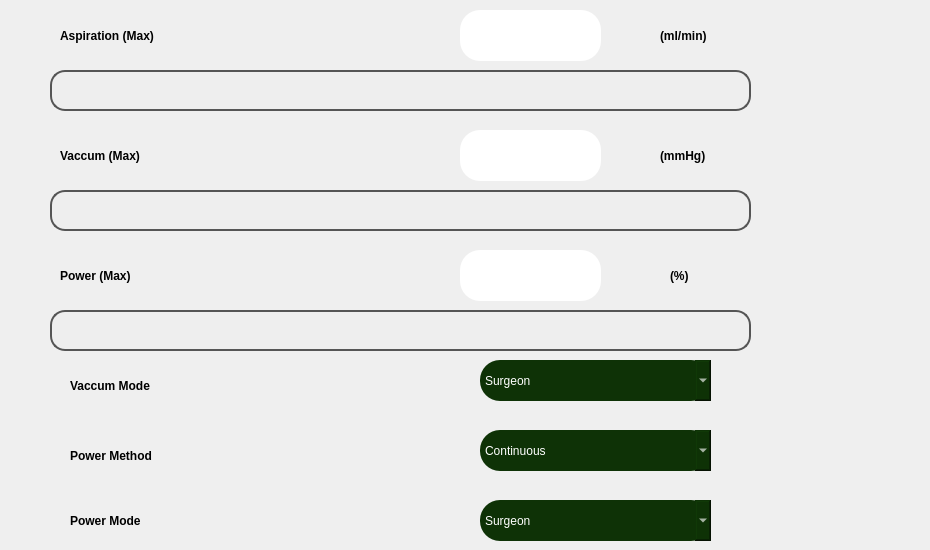
     <widget class="QWidget" name="tab_9">
      <attribute name="title">
       <string>Page</string>
      </attribute>
      <widget class="QLabel" name="VacMax_phaco_4">
       <property name="geometry">
        <rect>
         <x>60</x>
         <y>140</y>
         <width>291</width>
         <height>31</height>
        </rect>
       </property>
       <property name="styleSheet">
        <string notr="true">background-color:transparent;font: 20pt &quot;Ubuntu Condensed&quot;;
font:bold;</string>
       </property>
       <property name="text">
        <string>Vaccum (Max)</string>
       </property>
      </widget>
      <widget class="QLineEdit" name="lineEdit_16">
       <property name="geometry">
        <rect>
         <x>460</x>
         <y>10</y>
         <width>141</width>
         <height>51</height>
        </rect>
       </property>
       <property name="styleSheet">
        <string notr="true">font:20pt &quot;Ubuntu&quot;;
background-color: rgb(255,255,255);
border-radius:20px;</string>
       </property>
       <property name="alignment">
        <set>Qt::AlignCenter</set>
       </property>
      </widget>
      <widget class="QComboBox" name="VacModeCom_phaco_4">
       <property name="geometry">
        <rect>
         <x>480</x>
         <y>360</y>
         <width>231</width>
         <height>41</height>
        </rect>
       </property>
       <property name="styleSheet">
        <string notr="true">border-radius:20px;
color: rgb(255, 255, 255);
font:20pt &quot;Ubuntu&quot;;
background-color: rgb(14, 50, 6);</string>
       </property>
       <item>
        <property name="text">
         <string>Surgeon</string>
        </property>
       </item>
       <item>
        <property name="text">
         <string>Panel</string>
        </property>
       </item>
      </widget>
      <widget class="QLabel" name="AspMax_phaco_17">
       <property name="geometry">
        <rect>
         <x>660</x>
         <y>140</y>
         <width>251</width>
         <height>31</height>
        </rect>
       </property>
       <property name="styleSheet">
        <string notr="true">background-color:transparent;font: 20pt &quot;Ubuntu Condensed&quot;;
font:bold;</string>
       </property>
       <property name="text">
        <string>(mmHg)</string>
       </property>
      </widget>
      <widget class="QLabel" name="AspMax_phaco_18">
       <property name="geometry">
        <rect>
         <x>660</x>
         <y>20</y>
         <width>251</width>
         <height>31</height>
        </rect>
       </property>
       <property name="styleSheet">
        <string notr="true">background-color:transparent;font: 20pt &quot;Ubuntu Condensed&quot;;
font:bold;</string>
       </property>
       <property name="text">
        <string>(ml/min)</string>
       </property>
      </widget>
      <widget class="QLineEdit" name="lineEdit_17">
       <property name="geometry">
        <rect>
         <x>460</x>
         <y>130</y>
         <width>141</width>
         <height>51</height>
        </rect>
       </property>
       <property name="styleSheet">
        <string notr="true">font:20pt &quot;Ubuntu&quot;;
background-color: rgb(255,255,255);
border-radius:20px;</string>
       </property>
       <property name="alignment">
        <set>Qt::AlignCenter</set>
       </property>
      </widget>
      <widget class="QLabel" name="AspMax_phaco_19">
       <property name="geometry">
        <rect>
         <x>670</x>
         <y>260</y>
         <width>251</width>
         <height>31</height>
        </rect>
       </property>
       <property name="styleSheet">
        <string notr="true">background-color:transparent;font: 20pt &quot;Ubuntu Condensed&quot;;
font:bold;</string>
       </property>
       <property name="text">
        <string>(%)</string>
       </property>
      </widget>
      <widget class="QLabel" name="VacMode_phaco_4">
       <property name="geometry">
        <rect>
         <x>70</x>
         <y>370</y>
         <width>391</width>
         <height>31</height>
        </rect>
       </property>
       <property name="styleSheet">
        <string notr="true">background-color:transparent;font: 20pt &quot;Ubuntu Condensed&quot;;
font:bold;</string>
       </property>
       <property name="text">
        <string>Vaccum Mode</string>
       </property>
      </widget>
      <widget class="QLabel" name="AspMax_phaco_20">
       <property name="geometry">
        <rect>
         <x>60</x>
         <y>20</y>
         <width>351</width>
         <height>31</height>
        </rect>
       </property>
       <property name="styleSheet">
        <string notr="true">background-color:transparent;font: 20pt &quot;Ubuntu Condensed&quot;;
font:bold;</string>
       </property>
       <property name="text">
        <string>Aspiration (Max)</string>
       </property>
      </widget>
      <widget class="QComboBox" name="PowModeCom_phaco_4">
       <property name="geometry">
        <rect>
         <x>480</x>
         <y>500</y>
         <width>231</width>
         <height>41</height>
        </rect>
       </property>
       <property name="styleSheet">
        <string notr="true">border-radius:20px;
color: rgb(255, 255, 255);
font:20pt &quot;Ubuntu&quot;;
background-color: rgb(14, 50, 6);</string>
       </property>
       <item>
        <property name="text">
         <string>Surgeon</string>
        </property>
       </item>
       <item>
        <property name="text">
         <string>Panel</string>
        </property>
       </item>
      </widget>
      <widget class="QLabel" name="PowMethod_phaco_4">
       <property name="geometry">
        <rect>
         <x>70</x>
         <y>440</y>
         <width>351</width>
         <height>31</height>
        </rect>
       </property>
       <property name="styleSheet">
        <string notr="true">background-color:transparent;font: 20pt &quot;Ubuntu Condensed&quot;;
font:bold;</string>
       </property>
       <property name="text">
        <string>Power Method</string>
       </property>
      </widget>
      <widget class="QLineEdit" name="lineEdit_18">
       <property name="geometry">
        <rect>
         <x>460</x>
         <y>250</y>
         <width>141</width>
         <height>51</height>
        </rect>
       </property>
       <property name="styleSheet">
        <string notr="true">font:20pt &quot;Ubuntu&quot;;
background-color: rgb(255,255,255);
border-radius:20px;</string>
       </property>
       <property name="alignment">
        <set>Qt::AlignCenter</set>
       </property>
      </widget>
      <widget class="QComboBox" name="PowMethodCom_phaco_4">
       <property name="geometry">
        <rect>
         <x>480</x>
         <y>430</y>
         <width>231</width>
         <height>41</height>
        </rect>
       </property>
       <property name="styleSheet">
        <string notr="true">border-radius:20px;
color: rgb(255, 255, 255);
font:20pt &quot;Ubuntu&quot;;
background-color: rgb(14, 50, 6);</string>
       </property>
       <item>
        <property name="text">
         <string>Continuous</string>
        </property>
       </item>
       <item>
        <property name="text">
         <string>Pulse</string>
        </property>
       </item>
       <item>
        <property name="text">
         <string>Ocupulse</string>
        </property>
       </item>
       <item>
        <property name="text">
         <string>Ocuburst</string>
        </property>
       </item>
       <item>
        <property name="text">
         <string>Single burst</string>
        </property>
       </item>
       <item>
        <property name="text">
         <string>Multi burst</string>
        </property>
       </item>
       <item>
        <property name="text">
         <string>Hyper burst</string>
        </property>
       </item>
      </widget>
      <widget class="QLabel" name="PowMode_phaco_4">
       <property name="geometry">
        <rect>
         <x>70</x>
         <y>500</y>
         <width>351</width>
         <height>41</height>
        </rect>
       </property>
       <property name="styleSheet">
        <string notr="true">background-color:transparent;font: 20pt &quot;Ubuntu Condensed&quot;;
font:bold;</string>
       </property>
       <property name="text">
        <string>Power Mode</string>
       </property>
      </widget>
      <widget class="QLabel" name="PowMax_phaco_4">
       <property name="geometry">
        <rect>
         <x>60</x>
         <y>260</y>
         <width>251</width>
         <height>31</height>
        </rect>
       </property>
       <property name="styleSheet">
        <string notr="true">background-color:transparent;font: 20pt &quot;Ubuntu Condensed&quot;;
font:bold;</string>
       </property>
       <property name="text">
        <string>Power (Max)</string>
       </property>
      </widget>
      <widget class="QProgressBar" name="progressBar_2">
       <property name="geometry">
        <rect>
         <x>50</x>
         <y>70</y>
         <width>701</width>
         <height>41</height>
        </rect>
       </property>
       <property name="styleSheet">
        <string notr="true">QProgressBar {
    border: 2px solid #555;
    border-radius: 15px; /* Radius for the curve of the progress bar */
    text-align: center;
    background: #eee;
    padding: 2px;
}

QProgressBar::chunk {
    background: qlineargradient(x1: 0, y1: 0, x2: 1, y2: 1, stop: 0 #4568dc, stop: 1 #b06ab3);
    width: 8px; /* Diameter of the circular chunk */
    height: 8px; /* Diameter of the circular chunk */
    border-radius: 4px; /* Half of the width/height to make it circular */
    margin: 1px; /* Space between chunks */
}
</string>
       </property>
       <property name="value">
        <number>0</number>
       </property>
       <property name="textVisible">
        <bool>false</bool>
       </property>
      </widget>
      <widget class="QProgressBar" name="progressBar_3">
       <property name="geometry">
        <rect>
         <x>50</x>
         <y>190</y>
         <width>701</width>
         <height>41</height>
        </rect>
       </property>
       <property name="styleSheet">
        <string notr="true">QProgressBar {
    border: 2px solid #555;
    border-radius: 15px; /* Radius for the curve of the progress bar */
    text-align: center;
    background: #eee;
    padding: 2px;
}

QProgressBar::chunk {
    background: qlineargradient(x1: 0, y1: 0, x2: 1, y2: 1, stop: 0 #4568dc, stop: 1 #b06ab3);
    width: 8px; /* Diameter of the circular chunk */
    height: 8px; /* Diameter of the circular chunk */
    border-radius: 4px; /* Half of the width/height to make it circular */
    margin: 1px; /* Space between chunks */
}
</string>
       </property>
       <property name="value">
        <number>0</number>
       </property>
       <property name="textVisible">
        <bool>false</bool>
       </property>
      </widget>
      <widget class="QProgressBar" name="progressBar_4">
       <property name="geometry">
        <rect>
         <x>50</x>
         <y>310</y>
         <width>701</width>
         <height>41</height>
        </rect>
       </property>
       <property name="styleSheet">
        <string notr="true">QProgressBar {
    border: 2px solid #555;
    border-radius: 15px; /* Radius for the curve of the progress bar */
    text-align: center;
    background: #eee;
    padding: 2px;
}

QProgressBar::chunk {
    background: qlineargradient(x1: 0, y1: 0, x2: 1, y2: 1, stop: 0 #4568dc, stop: 1 #b06ab3);
    width: 8px; /* Diameter of the circular chunk */
    height: 8px; /* Diameter of the circular chunk */
    border-radius: 4px; /* Half of the width/height to make it circular */
    margin: 1px; /* Space between chunks */
}
</string>
       </property>
       <property name="value">
        <number>0</number>
       </property>
       <property name="textVisible">
        <bool>false</bool>
       </property>
      </widget>
     </widget>
